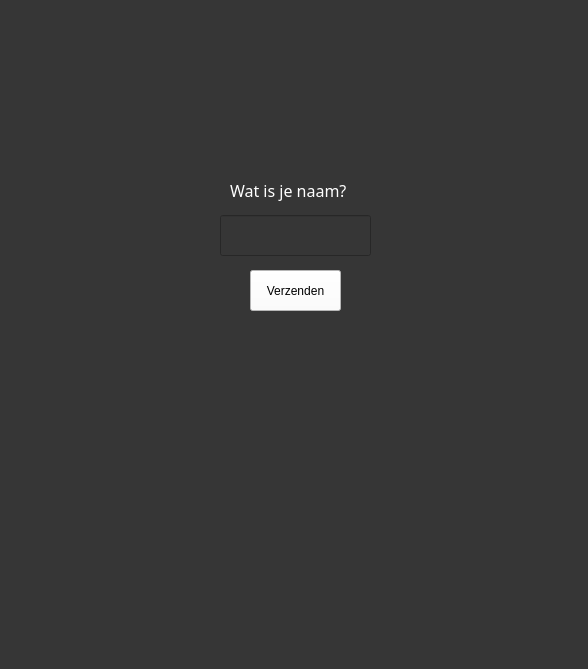
<?xml version="1.0" encoding="UTF-8"?>
<ui version="4.0">
 <class>MainWindow</class>
 <widget class="QMainWindow" name="MainWindow">
  <property name="geometry">
   <rect>
    <x>0</x>
    <y>0</y>
    <width>588</width>
    <height>669</height>
   </rect>
  </property>
  <property name="windowTitle">
   <string>MainWindow</string>
  </property>
  <property name="styleSheet">
   <string notr="true">background-color: rgb(54, 54, 54);</string>
  </property>
  <widget class="QWidget" name="centralwidget">
   <widget class="QLabel" name="vraagnaarnaam">
    <property name="geometry">
     <rect>
      <x>230</x>
      <y>170</y>
      <width>131</width>
      <height>40</height>
     </rect>
    </property>
    <property name="font">
     <font>
      <family>Arial Rounded MT Bold</family>
      <pointsize>12</pointsize>
     </font>
    </property>
    <property name="styleSheet">
     <string notr="true">color: rgb(255, 255, 255);</string>
    </property>
    <property name="text">
     <string>Wat is je naam?</string>
    </property>
   </widget>
   <widget class="QLineEdit" name="invoernaam">
    <property name="geometry">
     <rect>
      <x>220</x>
      <y>215</y>
      <width>151</width>
      <height>41</height>
     </rect>
    </property>
   </widget>
   <widget class="QPushButton" name="verzendnaam">
    <property name="geometry">
     <rect>
      <x>250</x>
      <y>270</y>
      <width>91</width>
      <height>41</height>
     </rect>
    </property>
    <property name="styleSheet">
     <string notr="true">background-color: rgb(255, 255, 255);</string>
    </property>
    <property name="text">
     <string>Verzenden</string>
    </property>
   </widget>
  </widget>
  <widget class="QMenuBar" name="menubar">
   <property name="geometry">
    <rect>
     <x>0</x>
     <y>0</y>
     <width>588</width>
     <height>21</height>
    </rect>
   </property>
  </widget>
  <widget class="QStatusBar" name="statusbar"/>
 </widget>
 <resources/>
 <connections/>
</ui>
